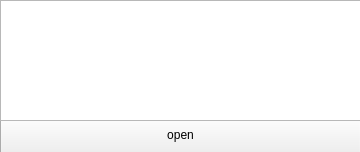
<?xml version="1.0" encoding="UTF-8"?>
<ui version="4.0">
 <class>MainWindow</class>
 <widget class="QMainWindow" name="MainWindow">
  <property name="geometry">
   <rect>
    <x>0</x>
    <y>0</y>
    <width>360</width>
    <height>152</height>
   </rect>
  </property>
  <property name="windowTitle">
   <string>MainWindow</string>
  </property>
  <widget class="QWidget" name="centralwidget">
   <widget class="QPushButton" name="pushButton">
    <property name="geometry">
     <rect>
      <x>0</x>
      <y>114</y>
      <width>361</width>
      <height>41</height>
     </rect>
    </property>
    <property name="text">
     <string>open</string>
    </property>
   </widget>
   <widget class="QTextEdit" name="textEdit">
    <property name="geometry">
     <rect>
      <x>0</x>
      <y>0</y>
      <width>361</width>
      <height>121</height>
     </rect>
    </property>
   </widget>
  </widget>
 </widget>
 <resources/>
 <connections/>
</ui>
